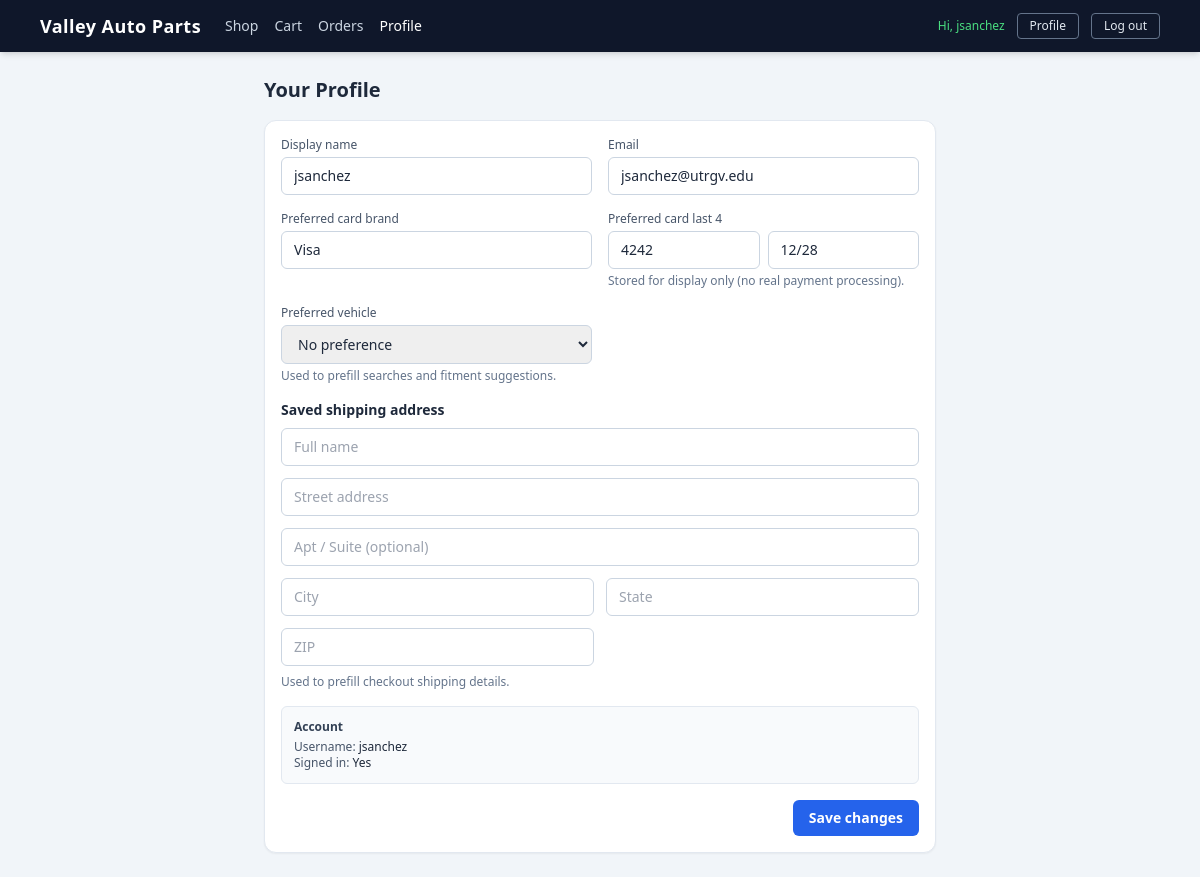
The page /profile (signed in) on the database as committed earlier.
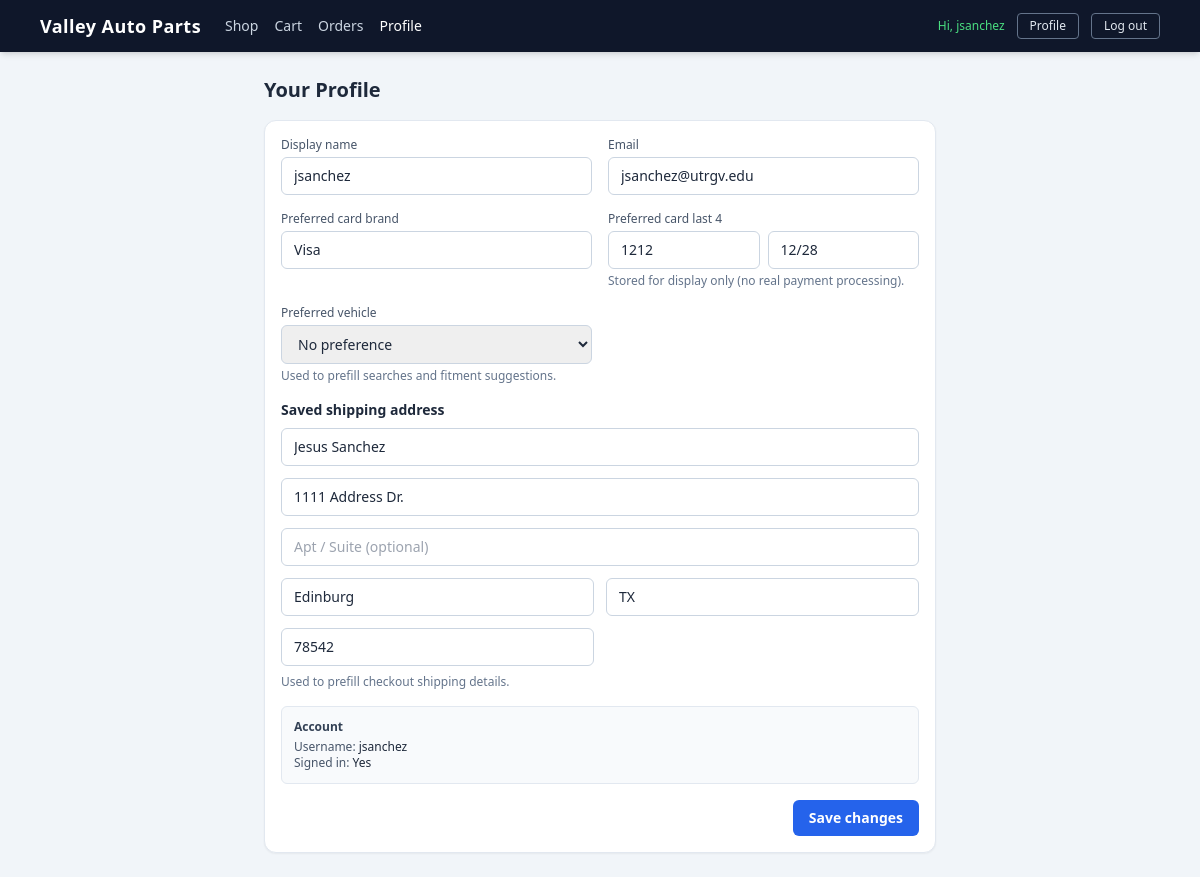
The same page on the database as committed later.
### tables this page shows
CREATE TABLE users (
            id INTEGER PRIMARY KEY AUTOINCREMENT,
            username TEXT UNIQUE NOT NULL,
            email TEXT NOT NULL,
            password_hash TEXT NOT NULL
        , display_name TEXT, card_brand TEXT, card_last4 TEXT, preferred_vehicle TEXT, card_exp TEXT, ship_name TEXT, ship_line1 TEXT, ship_line2 TEXT, ship_city TEXT, ship_state TEXT, ship_zip TEXT, reset_token TEXT, reset_token_expires TEXT);

### app.py (the view, shortened to what this page needs)
@app.route("/profile", methods=["GET", "POST"])
def profile():
    username = session.get("username")
    if not username:
        return redirect(url_for("login"))
    user = get_user(username)
    if not user:
        session.pop("username", None)
        session["flash_msg"] = "Please log in again."
        return redirect(url_for("login"))
    msg, ok = None, False
    display_name = user.get("display_name") or username
    email = user.get("email") or ""
    card_brand = user.get("card_brand") or ""
    card_last4 = user.get("card_last4") or ""
    card_exp = user.get("card_exp") or ""
    preferred_vehicle = user.get("preferred_vehicle") or ""
    ship_name = user.get("ship_name") or ""
    ship_line1 = user.get("ship_line1") or ""
    ship_line2 = user.get("ship_line2") or ""
    ship_city = user.get("ship_city") or ""
    ship_state = user.get("ship_state") or ""
    ship_zip = user.get("ship_zip") or ""
    return render_template(
        "profile.html",
        logged_in=True,
        username=username,
        user=user,
        msg=msg,
        ok=ok,
        vehicle_options=VEHICLE_OPTIONS,
    )

### app.py (called while the page is built)
def get_db():
    conn = sqlite3.connect(DB_PATH)
    conn.row_factory = sqlite3.Row  # rows behave like dicts
    return conn

@app.context_processor
def inject_user_profile():
    uname = current_user()
    profile = get_user(uname) if uname else None
    display = None
    if profile:
        display = profile.get("display_name") or uname
    return {
        "nav_display_name": display or uname,
        "nav_profile": profile,
    }

def current_user():
    return session.get("username")

def get_user(username):
    conn = get_db()
    row = conn.execute(
        """
        SELECT username, email, display_name, card_brand, card_last4, card_exp, preferred_vehicle,
               ship_name, ship_line1, ship_line2, ship_city, ship_state, ship_zip,
               reset_token, reset_token_expires
        FROM users
        WHERE username = ?
        """,
        (username,),
    ).fetchone()
    conn.close()
    return dict(row) if row else None

### templates/profile.html (shortened to what the changed rows need)
{% extends "base.html" %}
{% block content %}
<div class="max-w-2xl mx-auto">
  <h1 class="text-xl font-semibold text-slate-800 mb-4">
    Your Profile
  </h1>
  <div class="bg-white border border-slate-200 rounded-xl shadow-sm p-4 text-sm text-slate-700 space-y-4">
    <form method="POST" class="space-y-4">
      <div class="grid gap-4 sm:grid-cols-2">
        <div>
          <label for="display_name" class="block text-xs text-slate-600 mb-1">
            Display name
          </label>
          <input
            id="display_name"
            name="display_name"
            type="text"
            value="{{ user.display_name or username }}"
            class="w-full rounded-md border border-slate-300 px-3 py-2 text-sm text-slate-800 focus:outline-none focus:ring-2 focus:ring-blue-500 focus:border-blue-500"
          >
        </div>
        <div>
          <label for="email" class="block text-xs text-slate-600 mb-1">
            Email
          </label>
          <input
            id="email"
            name="email"
            type="email"
            required
            value="{{ user.email }}"
            class="w-full rounded-md border border-slate-300 px-3 py-2 text-sm text-slate-800 focus:outline-none focus:ring-2 focus:ring-blue-500 focus:border-blue-500"
          >
        </div>
      </div>
      <div class="grid gap-4 sm:grid-cols-2">
        <div>
          <label for="card_brand" class="block text-xs text-slate-600 mb-1">
            Preferred card brand
          </label>
          <input
            id="card_brand"
            name="card_brand"
            type="text"
            placeholder="Visa, MasterCard, etc."
            value="{{ user.card_brand or '' }}"
            class="w-full rounded-md border border-slate-300 px-3 py-2 text-sm text-slate-800 focus:outline-none focus:ring-2 focus:ring-blue-500 focus:border-blue-500"
          >
        </div>
        <div>
          <div class="grid grid-cols-2 gap-2">
            <input
              id="card_last4"
              name="card_last4"
              type="text"
              maxlength="4"
              inputmode="numeric"
              pattern="[0-9]{4}"
              placeholder="1234"
              value="{{ user.card_last4 or '' }}"
              class="w-full rounded-md border border-slate-300 px-3 py-2 text-sm text-slate-800 focus:outline-none focus:ring-2 focus:ring-blue-500 focus:border-blue-500"
            >
            <input
              id="card_exp"
              name="card_exp"
              type="text"
              placeholder="12/34"
              value="{{ user.card_exp or '' }}"
              class="w-full rounded-md border border-slate-300 px-3 py-2 text-sm text-slate-800 focus:outline-none focus:ring-2 focus:ring-blue-500 focus:border-blue-500"
            >
          </div>
        </div>
      </div>
      <div>
        <div class="grid gap-3 sm:grid-cols-2">
          <div class="sm:col-span-2">
            <input
              id="ship_name"
              name="ship_name"
              type="text"
              placeholder="Full name"
              value="{{ user.ship_name or '' }}"
              class="w-full rounded-md border border-slate-300 px-3 py-2 text-sm text-slate-800 focus:outline-none focus:ring-2 focus:ring-blue-500 focus:border-blue-500"
            >
          </div>
          <div class="sm:col-span-2">
            <input
              id="ship_line1"
              name="ship_line1"
              type="text"
              placeholder="Street address"
              value="{{ user.ship_line1 or '' }}"
              class="w-full rounded-md border border-slate-300 px-3 py-2 text-sm text-slate-800 focus:outline-none focus:ring-2 focus:ring-blue-500 focus:border-blue-500"
            >
          </div>
          <div>
            <input
              id="ship_city"
              name="ship_city"
              type="text"
              placeholder="City"
              value="{{ user.ship_city or '' }}"
              class="w-full rounded-md border border-slate-300 px-3 py-2 text-sm text-slate-800 focus:outline-none focus:ring-2 focus:ring-blue-500 focus:border-blue-500"
            >
          </div>
          <div>
            <input
              id="ship_state"
              name="ship_state"
              type="text"
              placeholder="State"
              value="{{ user.ship_state or '' }}"
              class="w-full rounded-md border border-slate-300 px-3 py-2 text-sm text-slate-800 focus:outline-none focus:ring-2 focus:ring-blue-500 focus:border-blue-500"
            >
          </div>
          <div>
            <input
              id="ship_zip"
              name="ship_zip"
              type="text"
              placeholder="ZIP"
              value="{{ user.ship_zip or '' }}"
              class="w-full rounded-md border border-slate-300 px-3 py-2 text-sm text-slate-800 focus:outline-none focus:ring-2 focus:ring-blue-500 focus:border-blue-500"
            >
          </div>
        </div>
      </div>
    </form>
  </div>
</div>
{% endblock %}

### templates/base.html (shortened to what this page needs)
<!DOCTYPE html>
<html lang="en">
<head>
  <script src="https://cdn.tailwindcss.com"></script>
</head>
<body class="bg-slate-100 min-h-screen flex flex-col">
  <nav class="bg-slate-900 text-white shadow-md">
    <div class="max-w-6xl mx-auto px-4 py-3 flex flex-col gap-3 sm:flex-row sm:items-center sm:justify-between">
      <div class="flex flex-col sm:flex-row sm:items-center gap-2 sm:gap-6">
        <a href="{{ url_for('shop') }}" class="text-lg font-semibold tracking-wide">
          Valley Auto Parts
        </a>
        <div class="flex gap-4 text-sm text-slate-300">
          <a
            href="{{ url_for('shop') }}"
            class="hover:text-white {% if request.path == '/' %}text-white font-medium{% endif %}"
          >
            Shop
          </a>
          <a
            href="{{ url_for('cart') }}"
            class="hover:text-white {% if request.path == '/cart' %}text-white font-medium{% endif %}"
          >
            Cart
          </a>
          <a
            href="{{ url_for('orders') }}"
            class="hover:text-white {% if request.path == '/orders' %}text-white font-medium{% endif %}"
          >
            Orders
          </a>
          {% if logged_in %}
          <a
            href="{{ url_for('profile') }}"
            class="hover:text-white {% if request.path == '/profile' %}text-white font-medium{% endif %}"
          >
            Profile
          </a>
          {% endif %}
        </div>
      </div>
      <div class="flex items-center gap-3 text-sm">
        {% if logged_in %}
          <span class="text-accent text-xs font-medium">
            Hi, {{ nav_display_name or username }}
          </span>
          <a
            href="{{ url_for('profile') }}"
            class="border border-slate-500 text-slate-200 hover:bg-slate-700 hover:text-white text-xs font-medium rounded px-3 py-1 transition"
          >
            Profile
          </a>
          <a
            href="{{ url_for('logout') }}"
            class="border border-slate-500 text-slate-200 hover:bg-slate-700 hover:text-white text-xs font-medium rounded px-3 py-1 transition"
          >
            Log out
          </a>
        {% endif %}
      </div>
    </div>
  </nav>
  <main class="flex-1 max-w-6xl w-full mx-auto p-4 sm:p-6">
    {% block content %}{% endblock %}
  </main>
</body>
</html>

Rows that differ between the two databases and show on the page:
changed users "jsanchez": card_last4 "4242" → "1212"; ship_name (not shown) → "Jesus Sanchez"; ship_line1 (not shown) → "1111 Address Dr."; ship_city (not shown) → "Edinburg"; ship_state (not shown) → "TX"; ship_zip (not shown) → "78542"
